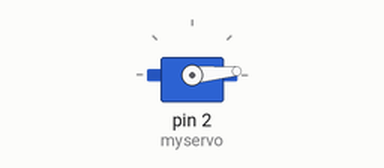
Simulated run of this sketch. Board: Arduino Uno, built with avr-gcc and run on an emulated ATmega328P. On the bench: servo.

Above: at 0.05 s.
At 0.7 s:
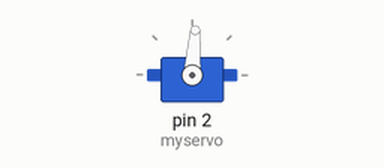
At 1.4 s:
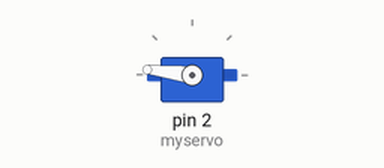
At 2.75 s:
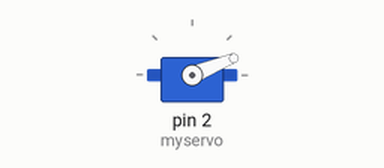
Timing chart, 0 to 6.7 s (numbered marks = the images above):
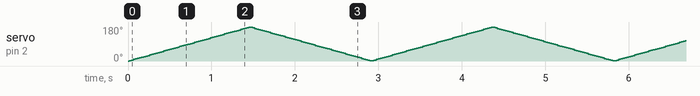

The sketch:

analogWrite-03-servo.ino
```cpp
#include <Servo.h>

Servo myservo;

int pos;
int posDir;

void setup() {
  myservo.attach(2);
  pos = 0;
  posDir = 1;
}

void loop() {
  myservo.write(pos);
  pos = (pos + posDir);
  if (pos <= 0 || pos >= 180) {
    posDir *= -1;
  }
  delay(8);
}
```
